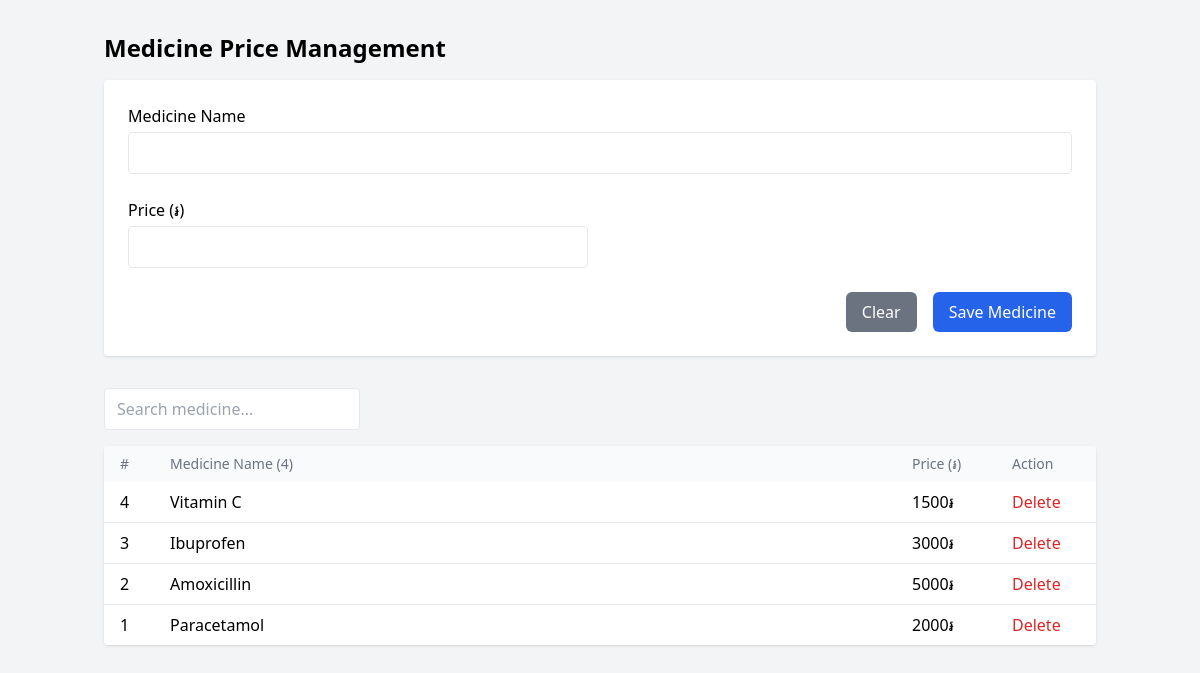
The app's page /medicine/medicine_info.php, older data.
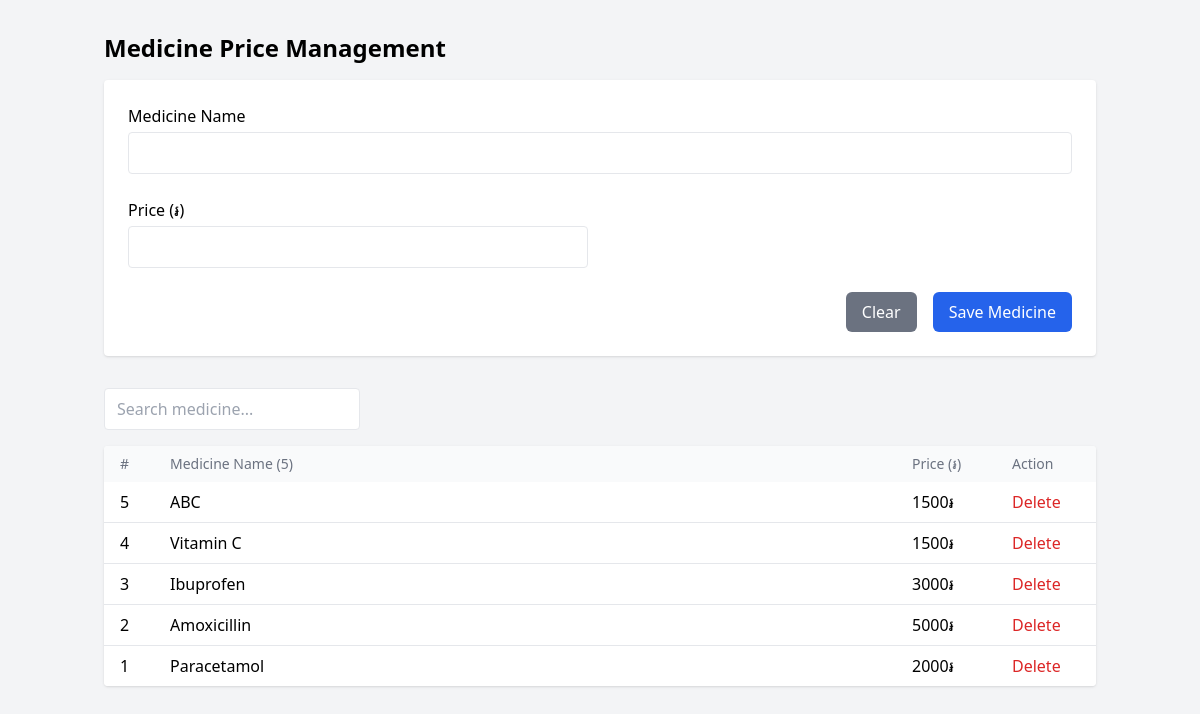
The same page, newer data.
### tables this page shows
CREATE TABLE IF NOT EXISTS medicine_prices (
  id INT AUTO_INCREMENT PRIMARY KEY,
  name VARCHAR(255) NOT NULL UNIQUE,
  price INT NOT NULL,
  created_at TIMESTAMP DEFAULT CURRENT_TIMESTAMP
);

### medicine/medicine_info.php (the view, shortened to what this page needs)
<?php
include __DIR__ . '/../db_connect.php';
$search = trim($_GET['search'] ?? '');
if ($search) {
    $stmt = $pdo->prepare("SELECT * FROM medicine_prices WHERE name LIKE ? ORDER BY id DESC");
    $stmt->execute(['%' . $search . '%']);
} else {
    $stmt = $pdo->query("SELECT * FROM medicine_prices ORDER BY id DESC");
}
$medicines = $stmt->fetchAll(PDO::FETCH_ASSOC);
?>
<!DOCTYPE html>
<html lang="en">
<head>
    <script src="https://cdn.tailwindcss.com"></script>
</head>
<body class="bg-gray-100 min-h-screen">
<div class="container mx-auto px-4 py-8">
    <h2 class="text-2xl font-bold mb-4">Medicine Price Management</h2>
    <div class="bg-white rounded shadow p-6 mb-8">
        <form method="POST" class="grid grid-cols-1 md:grid-cols-2 gap-6">
            <div class="col-span-2">
                <label class="block mb-1 font-medium">Medicine Name</label>
                <input type="text" name="medicine_name" required
                       class="w-full border px-3 py-2 rounded" />
            </div>
            <div>
                <label class="block mb-1 font-medium">Price (៛)</label>
                <input type="number" name="price" step="0.01" min="0" required
                       class="w-full border px-3 py-2 rounded" />
            </div>
            <div class="col-span-2 flex justify-end space-x-4">
                <button type="reset"
                        class="px-4 py-2 bg-gray-500 text-white rounded-md hover:bg-gray-600 focus:ring focus:ring-gray-400">
                    Clear
                </button>
                <button type="submit"
                        class="px-4 py-2 bg-blue-600 text-white rounded-md hover:bg-blue-700 focus:ring focus:ring-blue-400">
                    Save Medicine
                </button>
            </div>
        </form>
    </div>
    <form method="GET" id="searchForm" class="mb-4">
        <input
                type="text"
                name="search"
                value="<?= htmlspecialchars($_GET['search'] ?? '') ?>"
                placeholder="Search medicine..."
                class="border px-3 py-2 rounded w-64"
                autocomplete="off"
                id="searchInput"
        />
    </form>
    <div class="bg-white rounded shadow overflow-x-auto">
        <table class="min-w-full divide-y divide-gray-200">
            <thead class="bg-gray-50">
            <tr>
                <th class="px-4 py-2 text-left text-sm font-medium text-gray-500 w-[50px]">#</th>
                <th class="px-4 py-2 text-left text-sm font-medium text-gray-500 min-w-[200px]">
                    Medicine Name (<?= count($medicines) ?>)
                </th>
                <th class="px-4 py-2 text-left text-sm font-medium text-gray-500 w-[100px]">Price (៛)</th>
                <th class="px-4 py-2 text-left text-sm font-medium text-gray-500 w-[100px]">Action</th>
            </tr>
            </thead>
        </table>
        <div class="overflow-y-auto max-h-96">
            <table class="min-w-full divide-y divide-gray-200">
                <tbody class="bg-white divide-y divide-gray-200">
                <?php if ($medicines): ?>
                    <?php foreach ($medicines as $index => $medicine): ?>
                        <tr>
                            <td class="px-4 py-2 w-[50px]"><?= count($medicines) - $index ?></td>
                            <td class="px-4 py-2 min-w-[200px]"><?= htmlspecialchars($medicine['name']) ?></td>
                            <td class="px-4 py-2 w-[100px]"><?= htmlspecialchars($medicine['price']) ?>៛</td>
                            <td class="px-4 py-2 w-[100px]">
                                <form method="POST" onsubmit="return confirm('Are you sure you want to delete this medicine?');">
                                    <button type="submit" class="text-red-600 hover:text-red-900 font-medium">
                                        Delete
                                    </button>
                                </form>
                            </td>
                        </tr>
                    <?php endforeach; ?>
                <?php endif; ?>
                </tbody>
            </table>
        </div>
    </div>
</div>
</body>
</html>

Row changes from the older to the newer data that the page shows:
added medicine_prices: count($medicines) - $index "5", name "ABC", price "1500"
Text that changed along with them:
count($medicines): "4" → "5"
